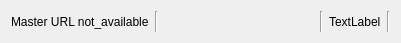
<?xml version="1.0" encoding="UTF-8"?>
<ui version="4.0">
 <class>ConnectWidget</class>
 <widget class="QWidget" name="ConnectWidget">
  <property name="windowModality">
   <enum>Qt::NonModal</enum>
  </property>
  <property name="geometry">
   <rect>
    <x>0</x>
    <y>0</y>
    <width>401</width>
    <height>43</height>
   </rect>
  </property>
  <property name="sizePolicy">
   <sizepolicy hsizetype="Minimum" vsizetype="Minimum">
    <horstretch>0</horstretch>
    <verstretch>0</verstretch>
   </sizepolicy>
  </property>
  <property name="windowTitle">
   <string>Form</string>
  </property>
  <property name="autoFillBackground">
   <bool>true</bool>
  </property>
  <layout class="QHBoxLayout" name="horizontalLayout">
   <item>
    <widget class="QLabel" name="lbMasterURL">
     <property name="sizePolicy">
      <sizepolicy hsizetype="Minimum" vsizetype="Preferred">
       <horstretch>0</horstretch>
       <verstretch>0</verstretch>
      </sizepolicy>
     </property>
     <property name="toolTip">
      <string>Master URL</string>
     </property>
     <property name="toolTipDuration">
      <number>0</number>
     </property>
     <property name="text">
      <string>Master URL not_available</string>
     </property>
    </widget>
   </item>
   <item>
    <widget class="Line" name="line_2">
     <property name="orientation">
      <enum>Qt::Vertical</enum>
     </property>
    </widget>
   </item>
   <item>
    <widget class="QLabel" name="lbRosIsInit">
     <property name="toolTip">
      <string>Ros INIT</string>
     </property>
     <property name="toolTipDuration">
      <number>0</number>
     </property>
     <property name="text">
      <string/>
     </property>
    </widget>
   </item>
   <item>
    <widget class="QLabel" name="lbRosIsOk">
     <property name="toolTip">
      <string>ROS OK</string>
     </property>
     <property name="text">
      <string/>
     </property>
    </widget>
   </item>
   <item>
    <widget class="QLabel" name="lbRosMasterCheck">
     <property name="toolTip">
      <string>ROS master chek</string>
     </property>
     <property name="toolTipDuration">
      <number>0</number>
     </property>
     <property name="text">
      <string/>
     </property>
    </widget>
   </item>
   <item>
    <widget class="Line" name="line">
     <property name="orientation">
      <enum>Qt::Vertical</enum>
     </property>
    </widget>
   </item>
   <item>
    <widget class="QLabel" name="lbState">
     <property name="toolTip">
      <string>ROS status</string>
     </property>
     <property name="toolTipDuration">
      <number>0</number>
     </property>
     <property name="text">
      <string>TextLabel</string>
     </property>
    </widget>
   </item>
   <item>
    <widget class="Line" name="line_3">
     <property name="orientation">
      <enum>Qt::Vertical</enum>
     </property>
    </widget>
   </item>
  </layout>
 </widget>
 <resources/>
 <connections/>
</ui>
